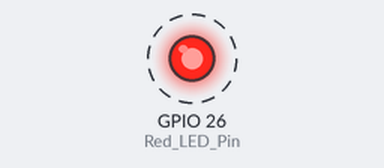
The sketch below on a simulated ESP32. Parts: output pins drawn as LEDs (lit = HIGH). Dashed ring = blinking.

Above: at 0.5 s.
Timing chart, 0 to 4.6 s (numbered marks = the images above):
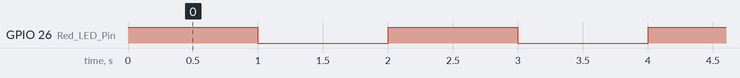

The sketch:

7_1_LED_Blinking.ino
```cpp
/*
 * File name: 7_1_LED_Blinking
 * Function: LED blinks 1s
 * Compiling IDE: ARDUINO 2.3.4
 * Author: https://www.keyestudio.com/
*/
const int Red_LED_Pin = 26; // Define LED pin to IO26.

void setup(){
  pinMode(Red_LED_Pin, OUTPUT); // Set LED pin to output
}

void loop(){
  digitalWrite(Red_LED_Pin, HIGH); // LED on.
  delay(1000); // Delay 1s.
  digitalWrite(Red_LED_Pin, LOW); // LED off.
  delay(1000); // Delay 1s.
}
```

Measured:
- by itself, GPIO 26 (Red_LED_Pin): alternates HIGH for 1.0 s and LOW for 1.0 s
